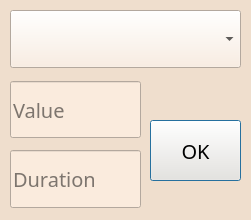
<?xml version="1.0" encoding="UTF-8"?>
<ui version="4.0">
 <class>EffectDialog</class>
 <widget class="QDialog" name="EffectDialog">
  <property name="geometry">
   <rect>
    <x>0</x>
    <y>0</y>
    <width>251</width>
    <height>220</height>
   </rect>
  </property>
  <property name="windowTitle">
   <string>EffectDialog</string>
  </property>
  <property name="styleSheet">
   <string notr="true">
QDialog#EffectDialog{
background-color: rgb(239,222,205);
}

QComboBox{
background-color: rgb(250,235,221);
color: black;
font: 20px bold;
}

QComboBox QAbstractItemView {
background-color: rgb(250,235,221);
color: black;
font: 16px bold;
}

QComboBox QAbstractScrollArea QScrollBar:vertical{
border-radius: 4px;
width: 10px;
background-color: rgb(253,254, 227);
}

QComboBox QAbstractScrollArea QScrollBar::handle:vertical{
border-radius: 4px;
background-color: rgb(255,222, 173);
}

QLineEdit {
background-color: rgb(250,235,221);
color: black;
font: 20px bold;
}

QPushButton{
background-color: rgb(250,235,221);
color: black;
font: 20px bold;
}</string>
  </property>
  <property name="modal">
   <bool>true</bool>
  </property>
  <widget class="QLineEdit" name="lineEdit_duration">
   <property name="geometry">
    <rect>
     <x>10</x>
     <y>150</y>
     <width>131</width>
     <height>58</height>
    </rect>
   </property>
   <property name="sizePolicy">
    <sizepolicy hsizetype="Expanding" vsizetype="Expanding">
     <horstretch>0</horstretch>
     <verstretch>0</verstretch>
    </sizepolicy>
   </property>
   <property name="placeholderText">
    <string>Duration</string>
   </property>
  </widget>
  <widget class="QLineEdit" name="lineEdit_value">
   <property name="geometry">
    <rect>
     <x>10</x>
     <y>81</y>
     <width>131</width>
     <height>57</height>
    </rect>
   </property>
   <property name="sizePolicy">
    <sizepolicy hsizetype="Expanding" vsizetype="Expanding">
     <horstretch>0</horstretch>
     <verstretch>0</verstretch>
    </sizepolicy>
   </property>
   <property name="placeholderText">
    <string>Value</string>
   </property>
  </widget>
  <widget class="QComboBox" name="comboBox_effect">
   <property name="geometry">
    <rect>
     <x>10</x>
     <y>10</y>
     <width>231</width>
     <height>58</height>
    </rect>
   </property>
   <property name="sizePolicy">
    <sizepolicy hsizetype="Preferred" vsizetype="Expanding">
     <horstretch>0</horstretch>
     <verstretch>0</verstretch>
    </sizepolicy>
   </property>
   <property name="mouseTracking">
    <bool>false</bool>
   </property>
   <property name="focusPolicy">
    <enum>Qt::WheelFocus</enum>
   </property>
   <property name="contextMenuPolicy">
    <enum>Qt::DefaultContextMenu</enum>
   </property>
   <property name="maxVisibleItems">
    <number>10</number>
   </property>
   <property name="maxCount">
    <number>100</number>
   </property>
   <property name="sizeAdjustPolicy">
    <enum>QComboBox::AdjustToMinimumContentsLengthWithIcon</enum>
   </property>
   <property name="minimumContentsLength">
    <number>10</number>
   </property>
  </widget>
  <widget class="QPushButton" name="button_set">
   <property name="geometry">
    <rect>
     <x>150</x>
     <y>120</y>
     <width>91</width>
     <height>61</height>
    </rect>
   </property>
   <property name="sizePolicy">
    <sizepolicy hsizetype="Minimum" vsizetype="Fixed">
     <horstretch>0</horstretch>
     <verstretch>0</verstretch>
    </sizepolicy>
   </property>
   <property name="minimumSize">
    <size>
     <width>0</width>
     <height>50</height>
    </size>
   </property>
   <property name="text">
    <string>OK</string>
   </property>
  </widget>
 </widget>
 <resources/>
 <connections/>
</ui>
